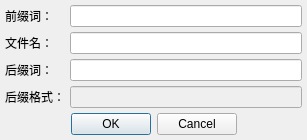
<?xml version="1.0" encoding="UTF-8"?>
<ui version="4.0">
 <class>Dialog</class>
 <widget class="QDialog" name="Dialog">
  <property name="geometry">
   <rect>
    <x>0</x>
    <y>0</y>
    <width>307</width>
    <height>133</height>
   </rect>
  </property>
  <property name="windowTitle">
   <string>Dialog</string>
  </property>
  <layout class="QGridLayout" name="gridLayout">
   <property name="leftMargin">
    <number>5</number>
   </property>
   <property name="topMargin">
    <number>5</number>
   </property>
   <property name="rightMargin">
    <number>5</number>
   </property>
   <property name="bottomMargin">
    <number>5</number>
   </property>
   <property name="spacing">
    <number>5</number>
   </property>
   <item row="0" column="0">
    <widget class="QLabel" name="label">
     <property name="text">
      <string>前缀词：</string>
     </property>
    </widget>
   </item>
   <item row="0" column="1">
    <widget class="QLineEdit" name="lineEdit_add_prefix"/>
   </item>
   <item row="1" column="0">
    <widget class="QLabel" name="label_2">
     <property name="text">
      <string>文件名：</string>
     </property>
    </widget>
   </item>
   <item row="1" column="1">
    <widget class="QLineEdit" name="lineEdit_filename"/>
   </item>
   <item row="2" column="0">
    <widget class="QLabel" name="label_3">
     <property name="text">
      <string>后缀词：</string>
     </property>
    </widget>
   </item>
   <item row="2" column="1">
    <widget class="QLineEdit" name="lineEdit_add_suffix"/>
   </item>
   <item row="3" column="0">
    <widget class="QLabel" name="label_4">
     <property name="text">
      <string>后缀格式：</string>
     </property>
    </widget>
   </item>
   <item row="3" column="1">
    <widget class="QLineEdit" name="lineEdit_file_suffix">
     <property name="enabled">
      <bool>false</bool>
     </property>
    </widget>
   </item>
   <item row="4" column="0" colspan="2">
    <widget class="QDialogButtonBox" name="buttonBox">
     <property name="autoFillBackground">
      <bool>false</bool>
     </property>
     <property name="orientation">
      <enum>Qt::Horizontal</enum>
     </property>
     <property name="standardButtons">
      <set>QDialogButtonBox::Cancel|QDialogButtonBox::Ok</set>
     </property>
     <property name="centerButtons">
      <bool>true</bool>
     </property>
    </widget>
   </item>
  </layout>
 </widget>
 <resources/>
 <connections>
  <connection>
   <sender>buttonBox</sender>
   <signal>accepted()</signal>
   <receiver>Dialog</receiver>
   <slot>accept()</slot>
   <hints>
    <hint type="sourcelabel">
     <x>248</x>
     <y>254</y>
    </hint>
    <hint type="destinationlabel">
     <x>157</x>
     <y>274</y>
    </hint>
   </hints>
  </connection>
  <connection>
   <sender>buttonBox</sender>
   <signal>rejected()</signal>
   <receiver>Dialog</receiver>
   <slot>reject()</slot>
   <hints>
    <hint type="sourcelabel">
     <x>316</x>
     <y>260</y>
    </hint>
    <hint type="destinationlabel">
     <x>286</x>
     <y>274</y>
    </hint>
   </hints>
  </connection>
 </connections>
</ui>
